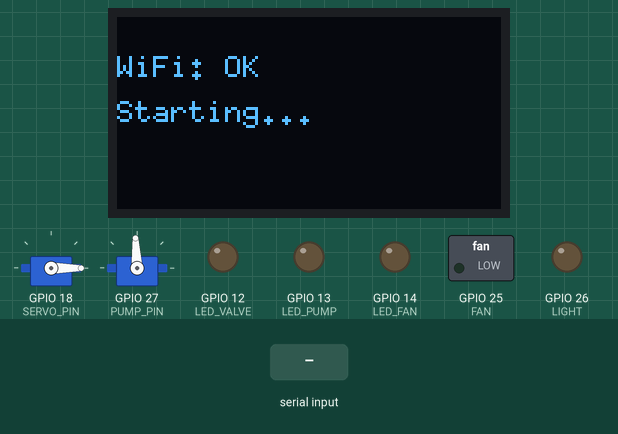
This sketch was run on a simulated ESP32. Parts: 2 × servo, 128×64 one-colour display, switched loads named in the sketch (green lamp = pin HIGH), output pins drawn as LEDs (lit = HIGH). Inputs (shaded band) come from the test bench. WiFi joins after 1.5 s; servers stay silent unless stated; uploads are accepted with an empty reply; what the sketch prints to the serial monitor is not drawn.

Above: at 1.6 s.
4.8 s: "90,45\n" received over the second serial link
At 6.4 s:
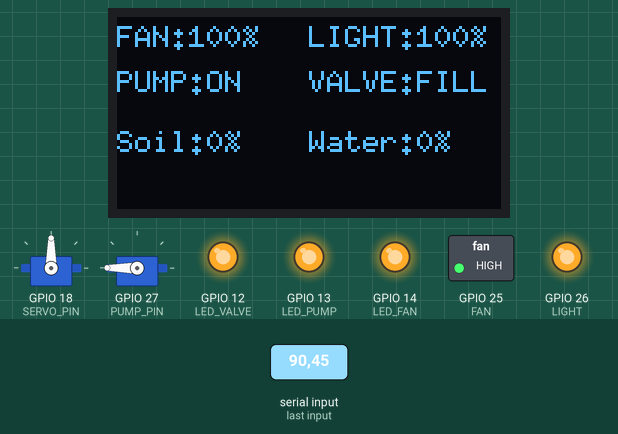
9.9 s: "30,150\n" received over the second serial link
At 13.5 s:
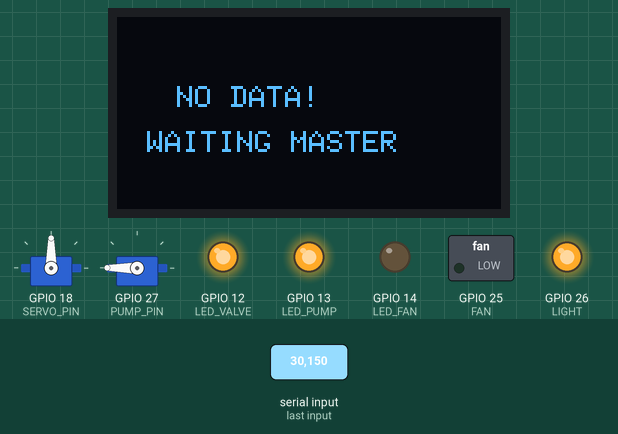
14.7 s: "200\n" received over the second serial link
At 19.0 s:
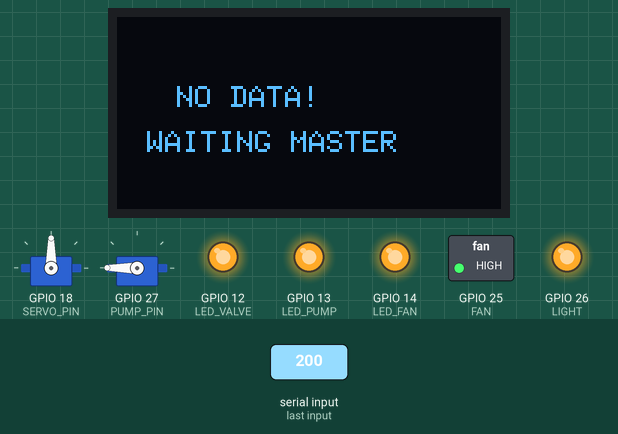
19.3 s: "201\n" received over the second serial link
At 20.8 s:
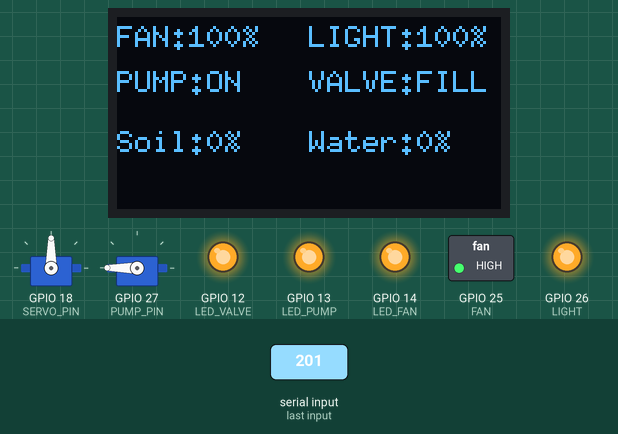
Timing chart, 0 to 22.3 s (numbered marks = the images above; inputs shaded):
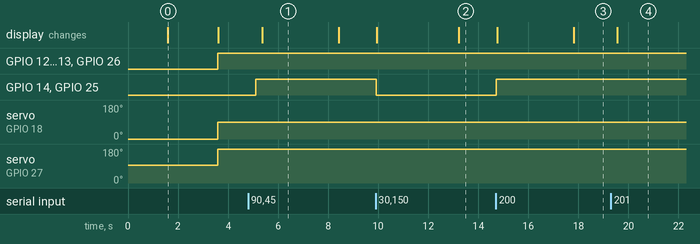

The sketch:

ESP32_SLAVE.ino
```cpp
#include <Wire.h>
#include <U8g2lib.h>
#include <ESP32Servo.h>
#include <WiFi.h>
#include <HTTPClient.h>

// ===== WiFi CONFIGURATION =====
#define WIFI_SSID "Galaxy S23"
#define WIFI_PASSWORD "youssef12345"
#define DASHBOARD_URL "https://green-garden-green.vercel.app/"  // Change to Vercel URL when deployed

// ===== SERIAL2 =====
HardwareSerial mySerial(2);

// ===== OLED =====
U8G2_SSD1306_128X64_NONAME_F_HW_I2C u8g2(U8G2_R0, U8X8_PIN_NONE);

// ===== SERVOS & ACTUATORS =====
Servo valve;
Servo pumpServo;

#define FAN 25
#define LIGHT 26
#define PUMP_PIN 27       // ← only once
#define SERVO_PIN 18
#define PUMP_STOP 93      // ← tune this (88–95) until motor truly stops

#define LED_FAN 14
#define LED_VALVE 12
#define LED_PUMP 13

// ===== SENSOR DATA FROM MASTER =====
String data = "";
float t, h, vpd;
int air, light, waterLevel, soil;

// ===== ACTUATOR STATES =====
bool pumpState     = false;
bool valveOpen     = false;
bool lastPumpState = false;  // ← state-change guards
bool lastValveState= false;
bool connected     = false;

// ===== TIMING =====
unsigned long lastDataTime = 0;
const unsigned long TIMEOUT = 3000;
unsigned long lastUploadTime = 0;
const unsigned long UPLOAD_INTERVAL = 5000;  // Send data every 5 seconds

// ===== THRESHOLDS =====
const int SOIL_DRY  = 40;
const int SOIL_WET  = 60;
const int WATER_LOW = 30;
const int WATER_HIGH= 90;

// ===== GET MAC ADDRESS =====
String getMacAddress() {
  return WiFi.macAddress();
}

// ===== SEND ACTUATOR STATUS TO BACKEND =====
bool sendActuatorStatusToBackend(int fanPWM, int lightPWM, bool pump, bool valve) {
  HTTPClient http;
  String endpoint = String(DASHBOARD_URL) + "api/actuators";

  // Build JSON payload
  String jsonPayload = "{";
  jsonPayload += "\"fanSpeed\":" + String(map(fanPWM, 0, 255, 0, 100)) + ",";
  jsonPayload += "\"lightIntensity\":" + String(map(lightPWM, 0, 255, 0, 100)) + ",";
  jsonPayload += "\"pumpState\":" + String(pump ? "true" : "false") + ",";
  jsonPayload += "\"waterValveOpen\":" + String(valve ? "true" : "false") + ",";
  jsonPayload += "\"macAddress\":\"" + getMacAddress() + "\"";
  jsonPayload += "}";

  Serial.println("Sending to backend: " + endpoint);
  Serial.println("Payload: " + jsonPayload);

  http.begin(endpoint);
  http.addHeader("Content-Type", "application/json");

  int httpResponseCode = http.POST(jsonPayload);

  Serial.print("Backend response code: ");
  Serial.println(httpResponseCode);

  if (httpResponseCode > 0) {
    String response = http.getString();
    Serial.println("Response: " + response);
  }

  http.end();

  return (httpResponseCode == 200 || httpResponseCode == 201);
}

void setup() {
  Serial.begin(115200); // debug
  mySerial.begin(115200, SERIAL_8N1, 16, 17); // RX, TX

  pinMode(LED_FAN,   OUTPUT);
  pinMode(LED_VALVE, OUTPUT);
  pinMode(LED_PUMP,  OUTPUT);

  // Servos first — before ledcAttach
  valve.attach(SERVO_PIN);
  pumpServo.attach(PUMP_PIN);
  pumpServo.write(PUMP_STOP);  // true stop on boot
  valve.write(0);              // closed on boot

  ledcAttach(FAN,   5000, 8);
  ledcAttach(LIGHT, 5000, 8);

  u8g2.begin();

  // ===== WiFi CONNECTION =====
  Serial.println("\n\nStarting WiFi connection...");
  u8g2.clearBuffer();
  u8g2.setFont(u8g2_font_6x10_tr);
  u8g2.setCursor(0, 20);
  u8g2.print("WiFi: Connecting...");
  u8g2.sendBuffer();

  WiFi.begin(WIFI_SSID, WIFI_PASSWORD);

  int attempts = 0;
  while (WiFi.status() != WL_CONNECTED && attempts < 20) {
    delay(500);
    Serial.print(".");
    attempts++;
  }

  if (WiFi.status() == WL_CONNECTED) {
    Serial.println("\nWiFi connected!");
    Serial.print("IP address: ");
    Serial.println(WiFi.localIP());

    u8g2.clearBuffer();
    u8g2.setCursor(0, 20);
    u8g2.print("WiFi: OK");
    u8g2.setCursor(0, 35);
    u8g2.print("Starting...");
    u8g2.sendBuffer();
    delay(2000);
  } else {
    Serial.println("\nFailed to connect to WiFi!");
    u8g2.clearBuffer();
    u8g2.setCursor(0, 20);
    u8g2.print("WiFi: FAILED");
    u8g2.setCursor(0, 35);
    u8g2.print("Check credentials");
    u8g2.sendBuffer();
  }
}

void loop() {
  if (millis() - lastDataTime > TIMEOUT) connected = false;

  while (mySerial.available()) {
    char c = mySerial.read();
    if (c == '\n') {
      sscanf(data.c_str(), "%f,%f,%d,%d,%d,%d,%f",
             &t, &h, &air, &light, &waterLevel, &soil, &vpd);
      data = "";
      connected = true;
      lastDataTime = millis();
    } else {
      data += c;
    }
  }

  int fanPWM = 0;
  int lightPWM = 0;

  if (soil < SOIL_DRY)        pumpState = true;
  else if (soil >= SOIL_WET)  pumpState = false;

  if (waterLevel < WATER_LOW)        valveOpen = true;
  else if (waterLevel >= WATER_HIGH) valveOpen = false;

  if (t > 35)                        fanPWM = 255;
  if (vpd > 2.0)                     fanPWM = 180;
  if (air > 1000 && fanPWM < 128)    fanPWM = 128;

  lightPWM = map(100 - light, 0, 100, 0, 255);

  ledcWrite(FAN,   fanPWM);
  ledcWrite(LIGHT, lightPWM);

  // Only write servo on state change
  if (pumpState != lastPumpState) {
    pumpServo.write(pumpState ? 180 : PUMP_STOP);
    lastPumpState = pumpState;
  }

  if (valveOpen != lastValveState) {
    valve.write(valveOpen ? 90 : 0);
    lastValveState = valveOpen;
  }

  digitalWrite(LED_FAN,   fanPWM > 0);
  digitalWrite(LED_PUMP,  pumpState);
  digitalWrite(LED_VALVE, valveOpen);

  // ===== SEND ACTUATOR STATUS TO BACKEND =====
  if (millis() - lastUploadTime > UPLOAD_INTERVAL && connected && WiFi.status() == WL_CONNECTED) {
    sendActuatorStatusToBackend(fanPWM, lightPWM, pumpState, valveOpen);
    lastUploadTime = millis();
  }

  // ===== DEBUG TO USB SERIAL =====
  Serial.println("===== ACTUATOR STATUS =====");
  Serial.print("Fan PWM: "); Serial.println(fanPWM);
  Serial.print("Light PWM: "); Serial.println(lightPWM);
  Serial.print("Pump: "); Serial.println(pumpState ? "ON" : "OFF");
  Serial.print("Valve: "); Serial.println(valveOpen ? "OPEN" : "CLOSED");
  Serial.println("=============================\n");

  // ===== OLED DISPLAY =====
  u8g2.clearBuffer();
  u8g2.setFont(u8g2_font_6x10_tr);

  if (!connected) {
    u8g2.setCursor(20, 30); u8g2.print("NO DATA!");
    u8g2.setCursor(10, 45); u8g2.print("WAITING MASTER");
  } else {
    u8g2.setCursor(0,  10); u8g2.print("FAN:");   u8g2.print(map(fanPWM,   0,255,0,100)); u8g2.print("%");
    u8g2.setCursor(64, 10); u8g2.print("LIGHT:"); u8g2.print(map(lightPWM, 0,255,0,100)); u8g2.print("%");
    u8g2.setCursor(0,  25); u8g2.print("PUMP:");  u8g2.print(pumpState  ? "ON"   : "OFF");
    u8g2.setCursor(64, 25); u8g2.print("VALVE:"); u8g2.print(valveOpen  ? "FILL" : "STOP");
    u8g2.setCursor(0,  45); u8g2.print("Soil:");  u8g2.print(soil);        u8g2.print("%");
    u8g2.setCursor(64, 45); u8g2.print("Water:"); u8g2.print(waterLevel);  u8g2.print("%");
  }

  u8g2.sendBuffer();
  delay(1500);
}
```

Measured:
- after the input at 4.8 s, GPIO 14 (LED_FAN), GPIO 25 (FAN): LOW → HIGH after 0.32 s; the display: changes after 0.56 s (image 1)
- after the input at 9.9 s, GPIO 14 (LED_FAN), GPIO 25 (FAN): HIGH → LOW at once; the display: first changes after 0.05 s (image 2 shows a later state)
- after the input at 14.7 s, GPIO 14 (LED_FAN), GPIO 25 (FAN): LOW → HIGH at once; the display: first changes after 0.06 s (image 3 shows a later state)
- after the input at 19.3 s, the display: changes after 0.26 s (image 4)
- what the display in image 0 shows lasts 2.0 s, from 1.6 s to 3.6 s
- what the display in image 1 shows lasts 3.0 s, from 5.4 s to 8.4 s
